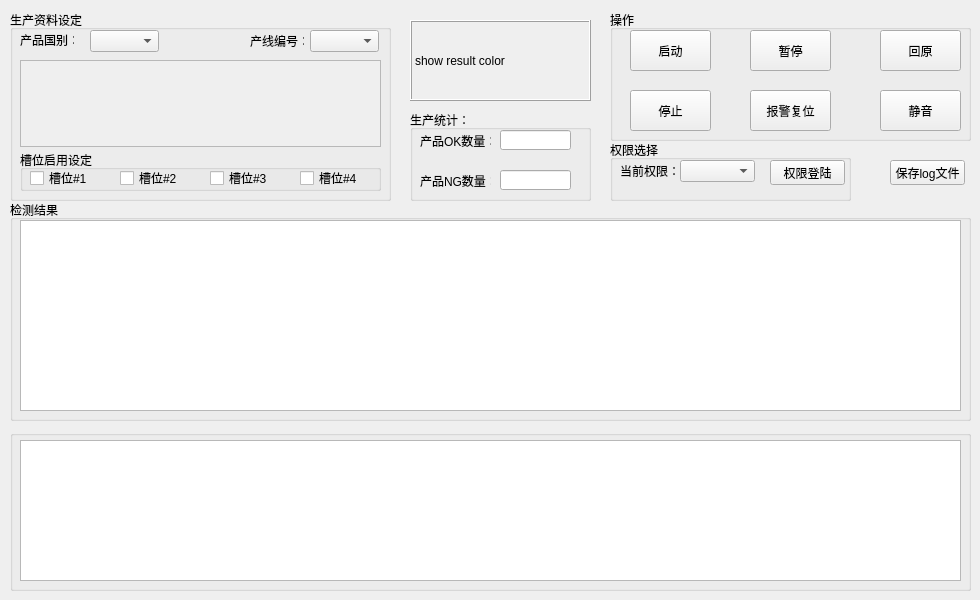
      <widget class="QWidget" name="tab">
       <attribute name="title">
        <string>Tab 1</string>
       </attribute>
       <widget class="QGroupBox" name="groupBox_8">
        <property name="geometry">
         <rect>
          <x>10</x>
          <y>10</y>
          <width>381</width>
          <height>191</height>
         </rect>
        </property>
        <property name="title">
         <string>生产资料设定</string>
        </property>
        <widget class="QLabel" name="label_10">
         <property name="geometry">
          <rect>
           <x>240</x>
           <y>20</y>
           <width>54</width>
           <height>21</height>
          </rect>
         </property>
         <property name="text">
          <string>产线编号：</string>
         </property>
        </widget>
        <widget class="QLabel" name="label_11">
         <property name="geometry">
          <rect>
           <x>10</x>
           <y>20</y>
           <width>54</width>
           <height>20</height>
          </rect>
         </property>
         <property name="text">
          <string>产品国别：</string>
         </property>
        </widget>
        <widget class="QComboBox" name="comboBoxLine">
         <property name="geometry">
          <rect>
           <x>300</x>
           <y>20</y>
           <width>69</width>
           <height>22</height>
          </rect>
         </property>
        </widget>
        <widget class="QComboBox" name="comboBoxProduct">
         <property name="geometry">
          <rect>
           <x>80</x>
           <y>20</y>
           <width>69</width>
           <height>22</height>
          </rect>
         </property>
        </widget>
        <widget class="QGroupBox" name="groupBox_caves">
         <property name="geometry">
          <rect>
           <x>10</x>
           <y>140</y>
           <width>361</width>
           <height>41</height>
          </rect>
         </property>
         <property name="title">
          <string>槽位启用设定</string>
         </property>
         <widget class="QCheckBox" name="checkBox_cave1">
          <property name="geometry">
           <rect>
            <x>10</x>
            <y>20</y>
            <width>71</width>
            <height>16</height>
           </rect>
          </property>
          <property name="text">
           <string>槽位#1</string>
          </property>
         </widget>
         <widget class="QCheckBox" name="checkBox_cave2">
          <property name="geometry">
           <rect>
            <x>100</x>
            <y>20</y>
            <width>71</width>
            <height>16</height>
           </rect>
          </property>
          <property name="text">
           <string>槽位#2</string>
          </property>
         </widget>
         <widget class="QCheckBox" name="checkBox_cave3">
          <property name="geometry">
           <rect>
            <x>190</x>
            <y>20</y>
            <width>71</width>
            <height>16</height>
           </rect>
          </property>
          <property name="text">
           <string>槽位#3</string>
          </property>
         </widget>
         <widget class="QCheckBox" name="checkBox_cave4">
          <property name="geometry">
           <rect>
            <x>280</x>
            <y>20</y>
            <width>71</width>
            <height>16</height>
           </rect>
          </property>
          <property name="text">
           <string>槽位#4</string>
          </property>
         </widget>
        </widget>
        <widget class="QTableView" name="productTableView">
         <property name="enabled">
          <bool>false</bool>
         </property>
         <property name="geometry">
          <rect>
           <x>10</x>
           <y>50</y>
           <width>361</width>
           <height>87</height>
          </rect>
         </property>
         <property name="autoScroll">
          <bool>false</bool>
         </property>
        </widget>
       </widget>
       <widget class="QGroupBox" name="groupBox_9">
        <property name="geometry">
         <rect>
          <x>610</x>
          <y>140</y>
          <width>241</width>
          <height>61</height>
         </rect>
        </property>
        <property name="title">
         <string>权限选择</string>
        </property>
        <widget class="QPushButton" name="pushButtonPower">
         <property name="geometry">
          <rect>
           <x>160</x>
           <y>20</y>
           <width>75</width>
           <height>25</height>
          </rect>
         </property>
         <property name="text">
          <string>权限登陆</string>
         </property>
        </widget>
        <widget class="QComboBox" name="comboBoxPower">
         <property name="geometry">
          <rect>
           <x>70</x>
           <y>20</y>
           <width>75</width>
           <height>22</height>
          </rect>
         </property>
        </widget>
        <widget class="QLabel" name="label_9">
         <property name="geometry">
          <rect>
           <x>10</x>
           <y>20</y>
           <width>61</width>
           <height>21</height>
          </rect>
         </property>
         <property name="text">
          <string>当前权限：</string>
         </property>
        </widget>
       </widget>
       <widget class="QGroupBox" name="groupBox_11">
        <property name="geometry">
         <rect>
          <x>10</x>
          <y>430</y>
          <width>961</width>
          <height>161</height>
         </rect>
        </property>
        <property name="title">
         <string/>
        </property>
        <widget class="QPlainTextEdit" name="plainTextEditShowMsg">
         <property name="geometry">
          <rect>
           <x>10</x>
           <y>10</y>
           <width>941</width>
           <height>141</height>
          </rect>
         </property>
         <property name="readOnly">
          <bool>true</bool>
         </property>
        </widget>
       </widget>
       <widget class="QGroupBox" name="groupBox_12">
        <property name="geometry">
         <rect>
          <x>410</x>
          <y>110</y>
          <width>181</width>
          <height>91</height>
         </rect>
        </property>
        <property name="title">
         <string>生产统计：</string>
        </property>
        <widget class="QLabel" name="label_12">
         <property name="geometry">
          <rect>
           <x>10</x>
           <y>20</y>
           <width>71</width>
           <height>21</height>
          </rect>
         </property>
         <property name="text">
          <string>产品OK数量：</string>
         </property>
        </widget>
        <widget class="QLabel" name="label_13">
         <property name="geometry">
          <rect>
           <x>10</x>
           <y>60</y>
           <width>71</width>
           <height>21</height>
          </rect>
         </property>
         <property name="text">
          <string>产品NG数量：</string>
         </property>
        </widget>
        <widget class="QLineEdit" name="lineEdit">
         <property name="geometry">
          <rect>
           <x>90</x>
           <y>20</y>
           <width>71</width>
           <height>20</height>
          </rect>
         </property>
         <property name="readOnly">
          <bool>true</bool>
         </property>
        </widget>
        <widget class="QLineEdit" name="lineEdit_2">
         <property name="geometry">
          <rect>
           <x>90</x>
           <y>60</y>
           <width>71</width>
           <height>20</height>
          </rect>
         </property>
         <property name="readOnly">
          <bool>true</bool>
         </property>
        </widget>
       </widget>
       <widget class="QGroupBox" name="groupBox_13">
        <property name="geometry">
         <rect>
          <x>10</x>
          <y>200</y>
          <width>961</width>
          <height>221</height>
         </rect>
        </property>
        <property name="title">
         <string>检测结果</string>
        </property>
        <widget class="QTableView" name="tableViewResult">
         <property name="geometry">
          <rect>
           <x>10</x>
           <y>20</y>
           <width>941</width>
           <height>191</height>
          </rect>
         </property>
        </widget>
       </widget>
       <widget class="QLabel" name="label_14">
        <property name="geometry">
         <rect>
          <x>410</x>
          <y>20</y>
          <width>181</width>
          <height>81</height>
         </rect>
        </property>
        <property name="frameShape">
         <enum>QFrame::Box</enum>
        </property>
        <property name="frameShadow">
         <enum>QFrame::Raised</enum>
        </property>
        <property name="text">
         <string>show result color</string>
        </property>
       </widget>
       <widget class="QGroupBox" name="groupBox_14">
        <property name="geometry">
         <rect>
          <x>610</x>
          <y>10</y>
          <width>361</width>
          <height>131</height>
         </rect>
        </property>
        <property name="title">
         <string>操作</string>
        </property>
        <widget class="QPushButton" name="pushButtonMute">
         <property name="geometry">
          <rect>
           <x>270</x>
           <y>80</y>
           <width>81</width>
           <height>41</height>
          </rect>
         </property>
         <property name="text">
          <string>静音</string>
         </property>
        </widget>
        <widget class="QPushButton" name="pushButtonZero">
         <property name="geometry">
          <rect>
           <x>270</x>
           <y>20</y>
           <width>81</width>
           <height>41</height>
          </rect>
         </property>
         <property name="text">
          <string>回原</string>
         </property>
        </widget>
        <widget class="QPushButton" name="pushButtonRestAlm">
         <property name="geometry">
          <rect>
           <x>140</x>
           <y>80</y>
           <width>81</width>
           <height>41</height>
          </rect>
         </property>
         <property name="text">
          <string>报警复位</string>
         </property>
        </widget>
        <widget class="QPushButton" name="pushButtonStop">
         <property name="geometry">
          <rect>
           <x>20</x>
           <y>80</y>
           <width>81</width>
           <height>41</height>
          </rect>
         </property>
         <property name="text">
          <string>停止</string>
         </property>
        </widget>
        <widget class="QPushButton" name="pushButtonStart">
         <property name="geometry">
          <rect>
           <x>20</x>
           <y>20</y>
           <width>81</width>
           <height>41</height>
          </rect>
         </property>
         <property name="text">
          <string>启动</string>
         </property>
        </widget>
        <widget class="QPushButton" name="pushButtonPause">
         <property name="geometry">
          <rect>
           <x>140</x>
           <y>20</y>
           <width>81</width>
           <height>41</height>
          </rect>
         </property>
         <property name="text">
          <string>暂停</string>
         </property>
        </widget>
       </widget>
       <widget class="QPushButton" name="pushButtonSaveLog">
        <property name="geometry">
         <rect>
          <x>890</x>
          <y>160</y>
          <width>75</width>
          <height>25</height>
         </rect>
        </property>
        <property name="text">
         <string>保存log文件</string>
        </property>
       </widget>
      </widget>
